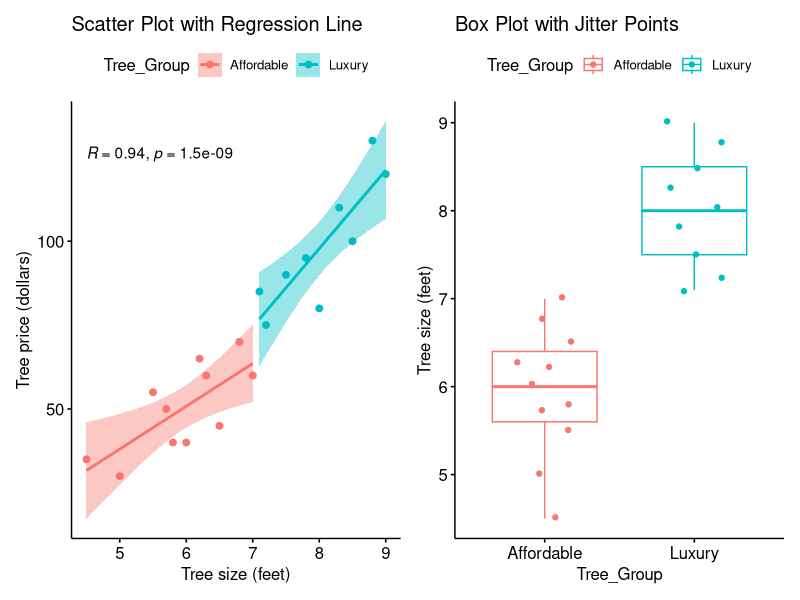
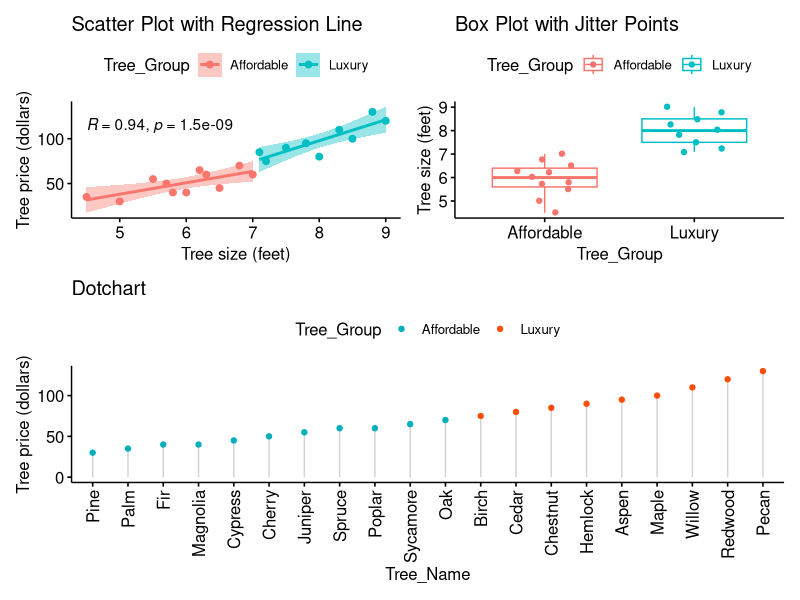

The R script that drew these images, in order:
## ---- chunk 1
# Load the packages "ggplot2" and "patchwork"
library(ggplot2)
library(patchwork)
library(ggpubr)

# Create some sample data
# Christmas tree names
tree_names <- c("Fir","Spruce","Pine","Cedar","Cypress","Redwood","Hemlock","Juniper","Maple","Oak","Birch","Cherry","Palm","Sycamore","Willow","Magnolia","Aspen","Poplar","Chestnut","Pecan")

# Christmas tree sizes in feet
tree_sizes <- c(6, 7, 5, 8, 6.5, 9, 7.5, 5.5, 8.5, 6.8, 7.2, 5.7, 4.5, 6.2, 8.3, 5.8, 7.8, 6.3, 7.1, 8.8)

# Christmas tree prices in dollars
tree_prices <- c(40, 60, 30, 80, 45, 120, 90, 55, 100, 70, 75, 50, 35, 65, 110, 40, 95, 60, 85, 130)

# Creating groups based on price
tree_groups <- ifelse(tree_prices <= 70, "Affordable", "Luxury")

# Creating a data frame
christmas_trees <- data.frame(Tree_Name = tree_names, 
                              Tree_Size_Feet = tree_sizes,
                              Tree_Price_Dollars = tree_prices, 
                              Tree_Group = tree_groups)

# Plot separate plots
p1 <- ggscatter(christmas_trees, 
          x = "Tree_Size_Feet",
          y = "Tree_Price_Dollars", 
          color = "Tree_Group",  
          add = "reg.line", 
          conf.int = TRUE,
          cor.coef = TRUE,  
          cor.method = "pearson",  
          xlab = "Tree size (feet)", 
          ylab = "Tree price (dollars)", 
          main = "Scatter Plot with Regression Line")

p2 <- ggboxplot(christmas_trees, 
          x = "Tree_Group",
          y = "Tree_Size_Feet",
          xlab = "Tree_Group",
          ylab = "Tree size (feet)",
          main = "Box Plot with Jitter Points",
          color = "Tree_Group",
          add = "jitter")


p3 <- ggdotchart(christmas_trees, 
           x = "Tree_Name", 
           y = "Tree_Price_Dollars",
           ylab = "Tree price (dollars)",
           color = "Tree_Group",                                
           palette = c("#00AFBB", "#FC4E07"), 
           sorting = "ascending",                        
           add = "segments",   
           main = "Dotchart",
           ggtheme = theme_pubr())


# Combine two plots
p1 + p2

# Combine three plots (2 in the first line and 1 in the second)
(p1 | p2) / p3

